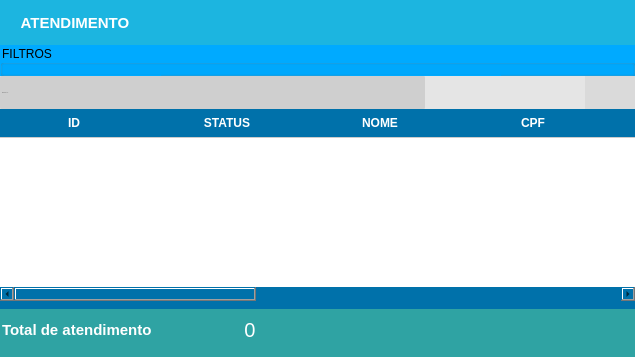
            <widget class="QWidget" name="atendimento">
             <property name="styleSheet">
              <string notr="true"/>
             </property>
             <layout class="QGridLayout" name="gridLayout_4">
              <property name="leftMargin">
               <number>0</number>
              </property>
              <property name="topMargin">
               <number>0</number>
              </property>
              <property name="rightMargin">
               <number>0</number>
              </property>
              <property name="bottomMargin">
               <number>0</number>
              </property>
              <property name="spacing">
               <number>0</number>
              </property>
              <item row="0" column="0">
               <widget class="QFrame" name="frame_6">
                <property name="styleSheet">
                 <string notr="true"/>
                </property>
                <property name="frameShape">
                 <enum>QFrame::NoFrame</enum>
                </property>
                <property name="frameShadow">
                 <enum>QFrame::Raised</enum>
                </property>
                <layout class="QVBoxLayout" name="verticalLayout_6">
                 <property name="spacing">
                  <number>0</number>
                 </property>
                 <property name="leftMargin">
                  <number>0</number>
                 </property>
                 <property name="topMargin">
                  <number>0</number>
                 </property>
                 <property name="rightMargin">
                  <number>0</number>
                 </property>
                 <property name="bottomMargin">
                  <number>0</number>
                 </property>
                 <item>
                  <widget class="QFrame" name="frame_13">
                   <property name="maximumSize">
                    <size>
                     <width>16777215</width>
                     <height>45</height>
                    </size>
                   </property>
                   <property name="styleSheet">
                    <string notr="true">background-color: qlineargradient(spread:pad, x1:0.518552, y1:0.414227, x2:0.52957, y2:1, stop:0 #1CB5E0 , stop:1 #1CB5E0);</string>
                   </property>
                   <property name="frameShape">
                    <enum>QFrame::NoFrame</enum>
                   </property>
                   <property name="frameShadow">
                    <enum>QFrame::Raised</enum>
                   </property>
                   <layout class="QHBoxLayout" name="horizontalLayout_8">
                    <property name="spacing">
                     <number>0</number>
                    </property>
                    <property name="leftMargin">
                     <number>0</number>
                    </property>
                    <property name="topMargin">
                     <number>0</number>
                    </property>
                    <property name="rightMargin">
                     <number>0</number>
                    </property>
                    <property name="bottomMargin">
                     <number>0</number>
                    </property>
                    <item>
                     <widget class="QPushButton" name="pushButton_15">
                      <property name="minimumSize">
                       <size>
                        <width>150</width>
                        <height>45</height>
                       </size>
                      </property>
                      <property name="styleSheet">
                       <string notr="true">QPushButton {
background-color:  #1CB5E0;
border: none;
color: rgb(255, 255, 255);
font-weight: bold;
font-size: 15px;


text-transform: uppercase
 }
QPushButton:hover{
background-color:  #1CB5E0;
border: none;
color: rgb(255, 255, 255);
font-weight: bold;
font-size: 16px;
text-decoration:underline;



}</string>
                      </property>
                      <property name="text">
                       <string>ATENDIMENTO</string>
                      </property>
                      <property name="icon">
                       <iconset>
                        <normaloff>img/suportee.png</normaloff>img/suportee.png</iconset>
                      </property>
                      <property name="iconSize">
                       <size>
                        <width>30</width>
                        <height>30</height>
                       </size>
                      </property>
                     </widget>
                    </item>
                    <item>
                     <spacer name="horizontalSpacer_3">
                      <property name="orientation">
                       <enum>Qt::Horizontal</enum>
                      </property>
                      <property name="sizeHint" stdset="0">
                       <size>
                        <width>485</width>
                        <height>20</height>
                       </size>
                      </property>
                     </spacer>
                    </item>
                   </layout>
                  </widget>
                 </item>
                 <item>
                  <widget class="QGroupBox" name="groupBox">
                   <property name="minimumSize">
                    <size>
                     <width>500</width>
                     <height>0</height>
                    </size>
                   </property>
                   <property name="maximumSize">
                    <size>
                     <width>16777215</width>
                     <height>150</height>
                    </size>
                   </property>
                   <property name="styleSheet">
                    <string notr="true">background-color: rgb(0, 170, 255);</string>
                   </property>
                   <property name="title">
                    <string>FILTROS</string>
                   </property>
                   <widget class="QDateEdit" name="Tx_FiltroData">
                    <property name="geometry">
                     <rect>
                      <x>20</x>
                      <y>50</y>
                      <width>141</width>
                      <height>22</height>
                     </rect>
                    </property>
                    <property name="styleSheet">
                     <string notr="true">background-color: rgb(255, 255, 255);
color: rgb(0, 85, 255);
font: 75 8pt &quot;Trebuchet MS&quot;;</string>
                    </property>
                    <property name="calendarPopup">
                     <bool>true</bool>
                    </property>
                   </widget>
                   <widget class="QLabel" name="Lb_FiltroData">
                    <property name="geometry">
                     <rect>
                      <x>20</x>
                      <y>30</y>
                      <width>141</width>
                      <height>16</height>
                     </rect>
                    </property>
                    <property name="styleSheet">
                     <string notr="true">color: rgb(255, 255, 255);</string>
                    </property>
                    <property name="text">
                     <string>DATA</string>
                    </property>
                   </widget>
                   <widget class="QLabel" name="label_5">
                    <property name="geometry">
                     <rect>
                      <x>350</x>
                      <y>30</y>
                      <width>151</width>
                      <height>20</height>
                     </rect>
                    </property>
                    <property name="styleSheet">
                     <string notr="true">color: rgb(255, 255, 255);</string>
                    </property>
                    <property name="text">
                     <string>STATUS</string>
                    </property>
                   </widget>
                   <widget class="QComboBox" name="Tx_FiltroStatus">
                    <property name="geometry">
                     <rect>
                      <x>350</x>
                      <y>51</y>
                      <width>141</width>
                      <height>21</height>
                     </rect>
                    </property>
                    <property name="styleSheet">
                     <string notr="true">background-color: rgb(255, 255, 255);
font: 75 8pt &quot;Trebuchet MS&quot;;</string>
                    </property>
                    <item>
                     <property name="text">
                      <string>SELECIONE</string>
                     </property>
                    </item>
                    <item>
                     <property name="text">
                      <string>CONCLUÍDO</string>
                     </property>
                    </item>
                    <item>
                     <property name="text">
                      <string>AGUARDANDO</string>
                     </property>
                    </item>
                    <item>
                     <property name="text">
                      <string>EM ANDAMENTO</string>
                     </property>
                    </item>
                    <item>
                     <property name="text">
                      <string>CANCELADO</string>
                     </property>
                    </item>
                   </widget>
                   <widget class="QPushButton" name="Bt_FtData">
                    <property name="geometry">
                     <rect>
                      <x>170</x>
                      <y>50</y>
                      <width>21</width>
                      <height>20</height>
                     </rect>
                    </property>
                    <property name="styleSheet">
                     <string notr="true">background-color: rgb(255, 255, 255);
border-radius:50px;</string>
                    </property>
                    <property name="text">
                     <string>OK</string>
                    </property>
                   </widget>
                   <widget class="QPushButton" name="Bt_FtStatus">
                    <property name="geometry">
                     <rect>
                      <x>500</x>
                      <y>51</y>
                      <width>21</width>
                      <height>20</height>
                     </rect>
                    </property>
                    <property name="styleSheet">
                     <string notr="true">background-color: rgb(255, 255, 255);
border-radius:50px;</string>
                    </property>
                    <property name="text">
                     <string>OK</string>
                    </property>
                   </widget>
                  </widget>
                 </item>
                 <item>
                  <widget class="QFrame" name="frame_14">
                   <property name="maximumSize">
                    <size>
                     <width>16777215</width>
                     <height>33</height>
                    </size>
                   </property>
                   <property name="styleSheet">
                    <string notr="true">background-color: rgb(218, 218, 218);</string>
                   </property>
                   <property name="frameShape">
                    <enum>QFrame::NoFrame</enum>
                   </property>
                   <property name="frameShadow">
                    <enum>QFrame::Raised</enum>
                   </property>
                   <layout class="QGridLayout" name="gridLayout_12">
                    <property name="leftMargin">
                     <number>0</number>
                    </property>
                    <property name="topMargin">
                     <number>0</number>
                    </property>
                    <property name="rightMargin">
                     <number>0</number>
                    </property>
                    <property name="bottomMargin">
                     <number>0</number>
                    </property>
                    <property name="spacing">
                     <number>0</number>
                    </property>
                    <item row="0" column="0">
                     <widget class="QLineEdit" name="tx_BuscaAtendimento">
                      <property name="sizePolicy">
                       <sizepolicy hsizetype="Preferred" vsizetype="Preferred">
                        <horstretch>0</horstretch>
                        <verstretch>0</verstretch>
                       </sizepolicy>
                      </property>
                      <property name="maximumSize">
                       <size>
                        <width>777777</width>
                        <height>16777215</height>
                       </size>
                      </property>
                      <property name="font">
                       <font>
                        <family>Arial</family>
                        <pointsize>-1</pointsize>
                        <weight>50</weight>
                        <italic>false</italic>
                        <bold>false</bold>
                       </font>
                      </property>
                      <property name="mouseTracking">
                       <bool>false</bool>
                      </property>
                      <property name="focusPolicy">
                       <enum>Qt::ClickFocus</enum>
                      </property>
                      <property name="styleSheet">
                       <string notr="true">QLineEdit{
background: #CFCFCF;
border-radius: 2px;
color: #000;
font: 13px &quot;Arial&quot; ;
text-transform: uppercase;
}
QLineEdit:Focus {
border: 1px solid blue;
}</string>
                      </property>
                      <property name="placeholderText">
                       <string>PESQUISAR...</string>
                      </property>
                     </widget>
                    </item>
                    <item row="0" column="2">
                     <widget class="QPushButton" name="Bt_Cad_Atendimento">
                      <property name="sizePolicy">
                       <sizepolicy hsizetype="Preferred" vsizetype="Preferred">
                        <horstretch>0</horstretch>
                        <verstretch>0</verstretch>
                       </sizepolicy>
                      </property>
                      <property name="minimumSize">
                       <size>
                        <width>0</width>
                        <height>33</height>
                       </size>
                      </property>
                      <property name="maximumSize">
                       <size>
                        <width>50</width>
                        <height>16777215</height>
                       </size>
                      </property>
                      <property name="toolTip">
                       <string>Adicionar</string>
                      </property>
                      <property name="styleSheet">
                       <string notr="true">QPushButton {

background-color: rgb(229, 229, 229);
border:none;
 }
QPushButton:hover{
background-color: rgb(255, 255, 255);

}</string>
                      </property>
                      <property name="text">
                       <string/>
                      </property>
                      <property name="icon">
                       <iconset>
                        <normaloff>img/adicionar.png</normaloff>img/adicionar.png</iconset>
                      </property>
                      <property name="iconSize">
                       <size>
                        <width>50</width>
                        <height>25</height>
                       </size>
                      </property>
                     </widget>
                    </item>
                    <item row="0" column="3">
                     <widget class="QPushButton" name="Bt_AtualizarAtendimento">
                      <property name="sizePolicy">
                       <sizepolicy hsizetype="Preferred" vsizetype="Preferred">
                        <horstretch>0</horstretch>
                        <verstretch>0</verstretch>
                       </sizepolicy>
                      </property>
                      <property name="minimumSize">
                       <size>
                        <width>0</width>
                        <height>33</height>
                       </size>
                      </property>
                      <property name="maximumSize">
                       <size>
                        <width>50</width>
                        <height>16777215</height>
                       </size>
                      </property>
                      <property name="toolTip">
                       <string>Pesquisar</string>
                      </property>
                      <property name="styleSheet">
                       <string notr="true">QPushButton {

background-color: rgb(229, 229, 229);
border:none;
 }
QPushButton:hover{
background-color: rgb(255, 255, 255);

}</string>
                      </property>
                      <property name="text">
                       <string/>
                      </property>
                      <property name="icon">
                       <iconset>
                        <normaloff>img/ATUALIZAR.png</normaloff>img/ATUALIZAR.png</iconset>
                      </property>
                      <property name="iconSize">
                       <size>
                        <width>50</width>
                        <height>30</height>
                       </size>
                      </property>
                     </widget>
                    </item>
                    <item row="0" column="5">
                     <widget class="QPushButton" name="Bt_Imprimir_Atendimento">
                      <property name="sizePolicy">
                       <sizepolicy hsizetype="Preferred" vsizetype="Preferred">
                        <horstretch>0</horstretch>
                        <verstretch>0</verstretch>
                       </sizepolicy>
                      </property>
                      <property name="minimumSize">
                       <size>
                        <width>0</width>
                        <height>33</height>
                       </size>
                      </property>
                      <property name="maximumSize">
                       <size>
                        <width>50</width>
                        <height>16777215</height>
                       </size>
                      </property>
                      <property name="toolTip">
                       <string>Imprimir</string>
                      </property>
                      <property name="styleSheet">
                       <string notr="true">QPushButton {
border:none;
 }
QPushButton:hover{
background-color: rgb(255, 255, 255);

}</string>
                      </property>
                      <property name="text">
                       <string/>
                      </property>
                      <property name="icon">
                       <iconset>
                        <normaloff>img/impressora.png</normaloff>img/impressora.png</iconset>
                      </property>
                      <property name="iconSize">
                       <size>
                        <width>30</width>
                        <height>30</height>
                       </size>
                      </property>
                     </widget>
                    </item>
                    <item row="0" column="4">
                     <widget class="QPushButton" name="Bt_Edit_Atendimento">
                      <property name="sizePolicy">
                       <sizepolicy hsizetype="Preferred" vsizetype="Preferred">
                        <horstretch>0</horstretch>
                        <verstretch>0</verstretch>
                       </sizepolicy>
                      </property>
                      <property name="minimumSize">
                       <size>
                        <width>0</width>
                        <height>0</height>
                       </size>
                      </property>
                      <property name="maximumSize">
                       <size>
                        <width>60</width>
                        <height>33</height>
                       </size>
                      </property>
                      <property name="font">
                       <font>
                        <pointsize>6</pointsize>
                       </font>
                      </property>
                      <property name="toolTip">
                       <string>Editar</string>
                      </property>
                      <property name="styleSheet">
                       <string notr="true">QPushButton {
background-color: rgb(229, 229, 229);
border:none;
 }
QPushButton:hover{
background-color: rgb(255, 255, 255);

}</string>
                      </property>
                      <property name="text">
                       <string/>
                      </property>
                      <property name="icon">
                       <iconset>
                        <normaloff>img/editar.png</normaloff>img/editar.png</iconset>
                      </property>
                      <property name="iconSize">
                       <size>
                        <width>50</width>
                        <height>25</height>
                       </size>
                      </property>
                     </widget>
                    </item>
                   </layout>
                  </widget>
                 </item>
                 <item>
                  <widget class="QFrame" name="frame_15">
                   <property name="styleSheet">
                    <string notr="true">background-color: rgb(0, 113, 170);</string>
                   </property>
                   <property name="frameShape">
                    <enum>QFrame::NoFrame</enum>
                   </property>
                   <property name="frameShadow">
                    <enum>QFrame::Raised</enum>
                   </property>
                   <layout class="QGridLayout" name="gridLayout_6">
                    <property name="leftMargin">
                     <number>0</number>
                    </property>
                    <property name="topMargin">
                     <number>0</number>
                    </property>
                    <property name="rightMargin">
                     <number>0</number>
                    </property>
                    <property name="bottomMargin">
                     <number>0</number>
                    </property>
                    <property name="horizontalSpacing">
                     <number>0</number>
                    </property>
                    <item row="1" column="0">
                     <widget class="QFrame" name="frame_26">
                      <property name="minimumSize">
                       <size>
                        <width>0</width>
                        <height>50</height>
                       </size>
                      </property>
                      <property name="maximumSize">
                       <size>
                        <width>16777215</width>
                        <height>45</height>
                       </size>
                      </property>
                      <property name="frameShape">
                       <enum>QFrame::NoFrame</enum>
                      </property>
                      <property name="frameShadow">
                       <enum>QFrame::Raised</enum>
                      </property>
                      <layout class="QHBoxLayout" name="horizontalLayout_10">
                       <property name="spacing">
                        <number>0</number>
                       </property>
                       <property name="leftMargin">
                        <number>0</number>
                       </property>
                       <property name="topMargin">
                        <number>0</number>
                       </property>
                       <property name="rightMargin">
                        <number>0</number>
                       </property>
                       <property name="bottomMargin">
                        <number>0</number>
                       </property>
                       <item>
                        <widget class="QFrame" name="frame_27">
                         <property name="styleSheet">
                          <string notr="true">background-color: rgb(47, 163, 163);</string>
                         </property>
                         <property name="frameShape">
                          <enum>QFrame::NoFrame</enum>
                         </property>
                         <property name="frameShadow">
                          <enum>QFrame::Raised</enum>
                         </property>
                         <widget class="QPushButton" name="Lb_TotalAtendimento">
                          <property name="geometry">
                           <rect>
                            <x>200</x>
                            <y>0</y>
                            <width>100</width>
                            <height>41</height>
                           </rect>
                          </property>
                          <property name="sizePolicy">
                           <sizepolicy hsizetype="Preferred" vsizetype="Preferred">
                            <horstretch>0</horstretch>
                            <verstretch>0</verstretch>
                           </sizepolicy>
                          </property>
                          <property name="minimumSize">
                           <size>
                            <width>0</width>
                            <height>41</height>
                           </size>
                          </property>
                          <property name="maximumSize">
                           <size>
                            <width>100</width>
                            <height>16777215</height>
                           </size>
                          </property>
                          <property name="font">
                           <font>
                            <family>MS Shell Dlg 2</family>
                            <pointsize>15</pointsize>
                            <weight>50</weight>
                            <italic>false</italic>
                            <bold>false</bold>
                           </font>
                          </property>
                          <property name="cursor">
                           <cursorShape>PointingHandCursor</cursorShape>
                          </property>
                          <property name="focusPolicy">
                           <enum>Qt::NoFocus</enum>
                          </property>
                          <property name="contextMenuPolicy">
                           <enum>Qt::ActionsContextMenu</enum>
                          </property>
                          <property name="styleSheet">
                           <string notr="true">background-color: rgb(47, 163, 163);
border:none;
font: 15pt &quot;MS Shell Dlg 2&quot;;
color: rgb(255, 255, 255);</string>
                          </property>
                          <property name="text">
                           <string>0</string>
                          </property>
                          <property name="icon">
                           <iconset>
                            <normaloff>G:/Meu Drive/PROGRAMAÇÃO/PROJETOS/MEUS PROJETOS/SISTEMA SAÚDE 11.02.2023/interfaces/images.png</normaloff>G:/Meu Drive/PROGRAMAÇÃO/PROJETOS/MEUS PROJETOS/SISTEMA SAÚDE 11.02.2023/interfaces/images.png</iconset>
                          </property>
                          <property name="iconSize">
                           <size>
                            <width>75</width>
                            <height>25</height>
                           </size>
                          </property>
                         </widget>
                         <widget class="QLineEdit" name="lineEdit_2">
                          <property name="geometry">
                           <rect>
                            <x>0</x>
                            <y>0</y>
                            <width>191</width>
                            <height>41</height>
                           </rect>
                          </property>
                          <property name="sizePolicy">
                           <sizepolicy hsizetype="Preferred" vsizetype="Preferred">
                            <horstretch>0</horstretch>
                            <verstretch>0</verstretch>
                           </sizepolicy>
                          </property>
                          <property name="styleSheet">
                           <string notr="true">border:none;
font-weight: bold;
font-size: 15px;
color: rgb(255, 255, 255);</string>
                          </property>
                          <property name="text">
                           <string>Total de atendimento</string>
                          </property>
                         </widget>
                        </widget>
                       </item>
                       <item>
                        <widget class="QFrame" name="frame_28">
                         <property name="styleSheet">
                          <string notr="true">background-color: rgb(47, 163, 163);</string>
                         </property>
                         <property name="frameShape">
                          <enum>QFrame::NoFrame</enum>
                         </property>
                         <property name="frameShadow">
                          <enum>QFrame::Raised</enum>
                         </property>
                        </widget>
                       </item>
                      </layout>
                     </widget>
                    </item>
                    <item row="0" column="0">
                     <widget class="QTableWidget" name="TableWidget_Atendimento">
                      <property name="sizePolicy">
                       <sizepolicy hsizetype="Preferred" vsizetype="Preferred">
                        <horstretch>0</horstretch>
                        <verstretch>0</verstretch>
                       </sizepolicy>
                      </property>
                      <property name="styleSheet">
                       <string notr="true">QHeaderView:section{
background-color: rgb(0, 113, 170);
padding: 5px 5px 5px 0px ;
font-size: 12px;
font-family: &quot;Arial&quot;;
font-weight: bold;
color: rgb(255, 255, 255);
border:none;
border-bottom: 1px solid #CCC;
}
QTableView{
background-color: rgb(255, 255, 255);
font-size: 12px;
color: rgb(113, 113, 113);

}
</string>
                      </property>
                      <property name="frameShape">
                       <enum>QFrame::NoFrame</enum>
                      </property>
                      <property name="dragDropOverwriteMode">
                       <bool>true</bool>
                      </property>
                      <property name="columnCount">
                       <number>10</number>
                      </property>
                      <attribute name="horizontalHeaderDefaultSectionSize">
                       <number>153</number>
                      </attribute>
                      <attribute name="horizontalHeaderMinimumSectionSize">
                       <number>15</number>
                      </attribute>
                      <attribute name="verticalHeaderHighlightSections">
                       <bool>true</bool>
                      </attribute>
                      <attribute name="verticalHeaderShowSortIndicator" stdset="0">
                       <bool>false</bool>
                      </attribute>
                      <attribute name="verticalHeaderStretchLastSection">
                       <bool>false</bool>
                      </attribute>
                      <column>
                       <property name="text">
                        <string>ID</string>
                       </property>
                      </column>
                      <column>
                       <property name="text">
                        <string>STATUS</string>
                       </property>
                      </column>
                      <column>
                       <property name="text">
                        <string>NOME</string>
                       </property>
                      </column>
                      <column>
                       <property name="text">
                        <string>CPF</string>
                       </property>
                      </column>
                      <column>
                       <property name="text">
                        <string>TELEFONE</string>
                       </property>
                      </column>
                      <column>
                       <property name="text">
                        <string>ENDEREÇO</string>
                       </property>
                      </column>
                      <column>
                       <property name="text">
                        <string>DEPARTAMENTO</string>
                       </property>
                      </column>
                      <column>
                       <property name="text">
                        <string>ASSUNTO</string>
                       </property>
                      </column>
                      <column>
                       <property name="text">
                        <string>OBSERVAÇÃO</string>
                       </property>
                      </column>
                      <column>
                       <property name="text">
                        <string>DATA</string>
                       </property>
                      </column>
                     </widget>
                    </item>
                   </layout>
                  </widget>
                 </item>
                </layout>
               </widget>
              </item>
             </layout>
            </widget>
